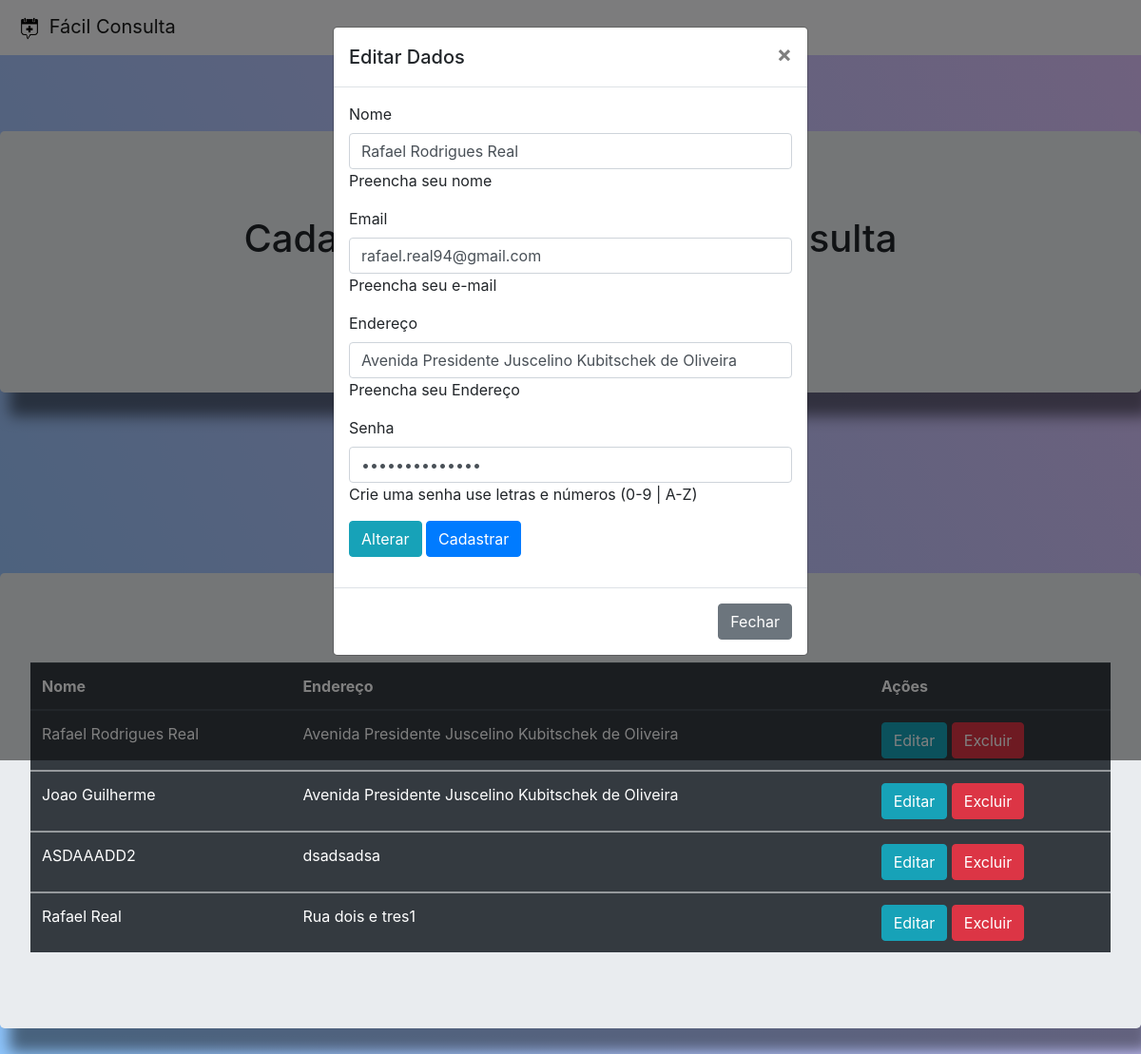
The page /?edit=32 on the database its author committed.
### src/config.php (called while the page is built, shortened)
<?php
        $mysqli = new mysqli('localhost', 'root', '', 'crud' )or die(mysqli_error($mysqli));
     if (isset($_GET['edit'])){
        $id = $_GET['edit'];
        $result = $mysqli->query("SELECT * FROM `banco-dados` WHERE `id`='$id' ") or die ($msqli->error());
        if($result->num_rows){
        $jumbotron = $result->fetch_array();
            $nome = $jumbotron["nome"];
            $email = $jumbotron["email"];
            $senha = $jumbotron["senha"];
            $endereco_consultorio = $jumbotron["endereco_consultorio"];
        }
    }
        ?>

### index.php (the view, shortened to what this page needs)
<!DOCTYPE html>
<html lang="en">
<head>
<link rel="stylesheet" media="screen" href="https://stackpath.bootstrapcdn.com/bootstrap/4.4.1/css/bootstrap.min.css"/>
<link rel="stylesheet" media="screen" href="src/model/css/style.css"/>
<head>
</head>
<nav class="navbar navbar-expand-lg navbar-light bg-light">
    <div class="navbar-header">
        <a class="navbar-brand" href="#">
            <img src="src/img/icon.png" width="30" height="30" class="" alt=""/> Fácil Consulta
        </a>
    </div>
</nav>
<?php require_once 'src/config.php'; ?>
<?php
        $mysqli = new mysqli('localhost', 'root', '', 'crud') or die(mysqli_error($mysqli));
            $result = $mysqli->query(" SELECT * FROM `banco-dados` ") or die($mysqli->error);
        ?>
<body class="panel-body">
<div class="jumbotron login">
        	<span class="container text-center align-middle">
        		<h1>
                    Cadastro de Médicos Fácil Consulta
                </h1>
        		<p>Seja bem-vindo a nossa plataforma!</p>
        	</span>
</div>
    <div class="d-flex justify-content-center">
            <div class="row" style="margin-top: 30px">
                <div class="col">
                    <button type="button" class="btn btn-primary btn-lg " data-toggle="modal" data-target="#exampleModal">Criar Cadastro</button>
                </div>
            </div>
    </div>
<div class="modal fade" id="exampleModal" tabindex="-1" role="dialog" aria-labelledby="exampleModalLabel" aria-hidden="false">
    <div class="modal-dialog" role="document">
        <div class="modal-content">
            <div class="modal-header">
                <h5 class="modal-title" id="myModalTitle">Editar Dados</h5>
                <button type="button" class="close" data-dismiss="modal" aria-label="Close">
                    <span aria-hidden="true">&times;</span>
                </button>
            </div>
            <div class="modal-body" id="myModalBody">
                <form action="src/config.php" method="POST" data-toggle="validator" role="form" id="MyForm">
                    <div class="form-group has-feedback">
                        <label for="nome" class="control-label">Nome</label>
                        <div class="input-group">
                            <input type="text"
                                   minlength="6"
                                   class="form-control"
                                   name="nome"
                                   placeholder="Ex.: João Maria"
                                   value="<?php echo $nome ?>"
                                   required/>
                        </div>
                        <div class="help-block with-errors">Preencha seu nome</div>
                    </div>
                    <div class="form-group has-feedback">
                        <label for="email" class="control-label">Email</label>
                        <div class="input-group">
                            <input type="email"
                                   minlength="6"
                                   class="form-control"
                                   name="email"
                                   placeholder="seu@email.com"
                                   value="<?php echo $email ?>"
                                   required/>
                        </div>
                        <div class="help-block with-errors">Preencha seu e-mail</div>
                    </div>
                    <div class="form-group has-feedback">
                        <label for="endereco_consultorio" class="control-label">Endereço</label>
                        <div class="input-group">
                            <input type="text"
                                   minlength="6"
                                   class="form-control"
                                   name="endereco_consultorio"
                                   placeholder="Av. principal, 2"
                                   value="<?php echo $endereco_consultorio ?>"
                                   required/>
                        </div>
                        <div class="help-block with-errors">Preencha seu Endereço</div>
                    </div>
                    <div class="form-group has-feedback">
                        <label for="senha1" class="control-label">Senha</label>
                        <div class="input-group">
                            <input type="password"
                                   minlength="6"
                                   class="form-control"
                                   name="senha"
                                   placeholder="Sua senha"
                                   value="<?php echo $senha ?>"
                                   required/>
                        </div>
                        <div class="help-block with-errors">Crie uma senha use letras e números (0-9 | A-Z)</div>
                    </div>
                    <div class="form-group">
                        <button type="submit" name='update' class="btn btn-info">Alterar</button>
                        <button type="submit" name='save' class="btn btn-primary">Cadastrar</button>
                    </div>
                </form>
            </div>
            <div class="modal-footer">
                <button type="button" class="btn btn-secondary" data-dismiss="modal">Fechar</button>
            </div>
        </div>
    </div>
</div>
            <div class="jumbotron align-middle login">
                <table class="table table-hover table-dark table-style">
                    <thead>
                    <tr>
                        <th scope="col">Nome</th>
                        <th scope="col">Endereço</th>
                        <th scope="col align-middle">Ações</th>
                    </tr>
                    </thead>
                    <?php
                            while ($jumbotron = $result->fetch_assoc()): ?>
                    <tbody>
                    <tr class="align-middle">
                        <td><?php echo $jumbotron['nome']; ?></td>
                        <td><?php echo $jumbotron['endereco_consultorio']; ?></td>
                        <td><a href="?edit=<?php echo $jumbotron['id']; ?>"
                               name="edit"
                               class="btn btn-info btn-panel"
                               id="editar"
                        >Editar</a>
                            <a
                                href="src/config.php?delete=<?php echo $jumbotron['id'];?>"
                                name='delete'
                                class="btn btn-danger">Excluir</a></td>
                    </tr>
                    <?php endwhile; ?>
                </table>
            </div>
</body>
</html>

### src/model/css/style.css (style rules this page uses)
body { background-color: #21D4FD; background-image: linear-gradient(19deg, #21D4FD 0%, #B721FF 100%); }
.panel-body { background-color: #8EC5FC; background-image: linear-gradient(62deg, #8EC5FC 0%, #E0C3FC 100%); }
.login { margin-top: 80px; box-shadow: 10px 25px 15px rgba(0, 0, 0, 0.5); }
.table-style { margin-top: 30px; }

### rows shown on the page
banco-dados: nome "Rafael Rodrigues Real", email "rafael.real94@gmail.com", endereco_consultorio "Avenida Presidente Juscelino Kubitschek de Oliveira"
banco-dados: nome "Joao Guilherme", endereco_consultorio "Avenida Presidente Juscelino Kubitschek de Oliveira"
banco-dados: nome "ASDAAADD2", endereco_consultorio "dsadsadsa"
banco-dados: nome "Rafael Real", endereco_consultorio "Rua dois e tres1"
